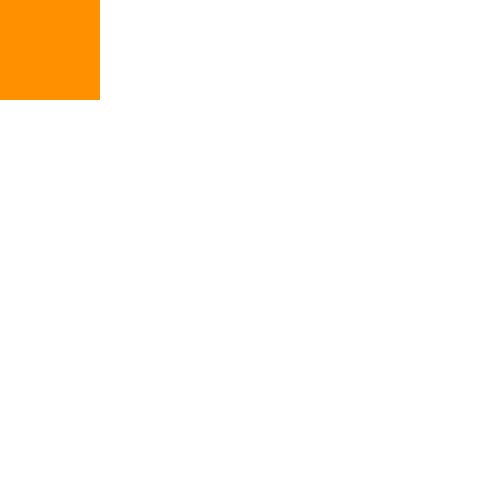
Frame 1 (no input)
Frame 60 (no input): identical to frame 1, image omitted
Frame 120 (the mouse pressed at the canvas centre since frame 60): identical to frame 1, image omitted

The p5.js sketch that drew this single still picture (run headless with seeded random() and noise() and a simulated clock; from frame 60 on, the mouse is pressed at the canvas centre):

// p5.js sketch
// ── sketch.js
'use strict';

// Setting up the canvas
function setup() {
    createCanvas(500, 500);
    colorMode(HSB, 360, 100, 100, 100);
    noStroke();
}

function draw() {
    // Add a white background
    background(0, 0, 100);

    // Adding a rectangle to the canvas
     fill(34, 100,100);
     rect(0, 0, 100, 100);
}
